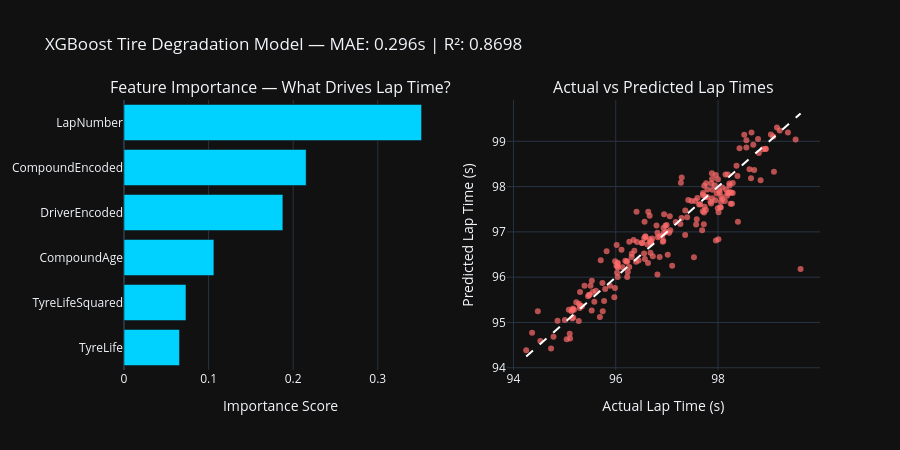

Notebook cell for this chart:
### Code cell
import plotly.graph_objects as go
from plotly.subplots import make_subplots

# ── Feature Importance ────────────────────────────────────
importance = model.feature_importances_
feat_df = pd.DataFrame({
    'Feature': features,
    'Importance': importance
}).sort_values('Importance', ascending=True)

# ── Actual vs Predicted ───────────────────────────────────
comparison = pd.DataFrame({
    'Actual': y_test.values,
    'Predicted': y_pred
})

# ── Plot Both ─────────────────────────────────────────────
fig = make_subplots(
    rows=1, cols=2,
    subplot_titles=(
        'Feature Importance — What Drives Lap Time?',
        'Actual vs Predicted Lap Times'
    )
)

# Feature importance bar chart
fig.add_trace(go.Bar(
    x=feat_df['Importance'],
    y=feat_df['Feature'],
    orientation='h',
    marker_color='#00d2ff',
    name='Importance'
), row=1, col=1)

# Actual vs Predicted scatter
fig.add_trace(go.Scatter(
    x=comparison['Actual'],
    y=comparison['Predicted'],
    mode='markers',
    marker=dict(color='#ff6b6b', size=6, opacity=0.7),
    name='Predictions'
), row=1, col=2)

# Perfect prediction line
fig.add_trace(go.Scatter(
    x=[y_test.min(), y_test.max()],
    y=[y_test.min(), y_test.max()],
    mode='lines',
    line=dict(color='white', dash='dash', width=2),
    name='Perfect Prediction'
), row=1, col=2)

fig.update_layout(
    template='plotly_dark',
    height=450,
    title_text=f'XGBoost Tire Degradation Model — MAE: {mae:.3f}s | R²: {r2:.4f}',
    showlegend=False
)

fig.update_xaxes(title_text='Importance Score', row=1, col=1)
fig.update_xaxes(title_text='Actual Lap Time (s)', row=1, col=2)
fig.update_yaxes(title_text='Predicted Lap Time (s)', row=1, col=2)

fig.show()
print("✅ Model evaluation charts rendered")

### Figure 1 — Plotly figure (JSON) as saved in the notebook; plotly's stock layout.template omitted (floating-point values rounded to 4 significant figures; data arrays with more than 128 entries replaced by an {"elided": "..."} marker saying what was removed)
{"data": [{"marker": {"color": "#00d2ff"}, "name": "Importance", "orientation": "h", "type": "bar", "x": [0.06559, 0.07326, 0.1063, 0.1878, 0.2153, 0.3517], "xaxis": "x", "y": ["TyreLife", "TyreLifeSquared", "CompoundAge", "DriverEncoded", "CompoundEncoded", "LapNumber"], "yaxis": "y"}, {"marker": {"color": "#ff6b6b", "opacity": 0.7, "size": 6}, "mode": "markers", "name": "Predictions", "type": "scatter", "x": {"elided": "205 float values"}, "xaxis": "x2", "y": {"elided": "205 float values"}, "yaxis": "y2"}, {"line": {"color": "white", "dash": "dash", "width": 2}, "mode": "lines", "name": "Perfect Prediction", "type": "scatter", "x": [94.25, 99.61], "xaxis": "x2", "y": [94.25, 99.61], "yaxis": "y2"}], "layout": {"annotations": [{"font": {"size": 16}, "showarrow": false, "text": "Feature Importance — What Drives Lap Time?", "x": 0.225, "xanchor": "center", "xref": "paper", "y": 1, "yanchor": "bottom", "yref": "paper"}, {"font": {"size": 16}, "showarrow": false, "text": "Actual vs Predicted Lap Times", "x": 0.775, "xanchor": "center", "xref": "paper", "y": 1, "yanchor": "bottom", "yref": "paper"}], "height": 450, "showlegend": false, "title": {"text": "XGBoost Tire Degradation Model — MAE: 0.296s | R²: 0.8698"}, "xaxis": {"anchor": "y", "domain": [0, 0.45], "title": {"text": "Importance Score"}}, "xaxis2": {"anchor": "y2", "domain": [0.55, 1], "title": {"text": "Actual Lap Time (s)"}}, "yaxis": {"anchor": "x", "domain": [0, 1]}, "yaxis2": {"anchor": "x2", "domain": [0, 1], "title": {"text": "Predicted Lap Time (s)"}}}}
